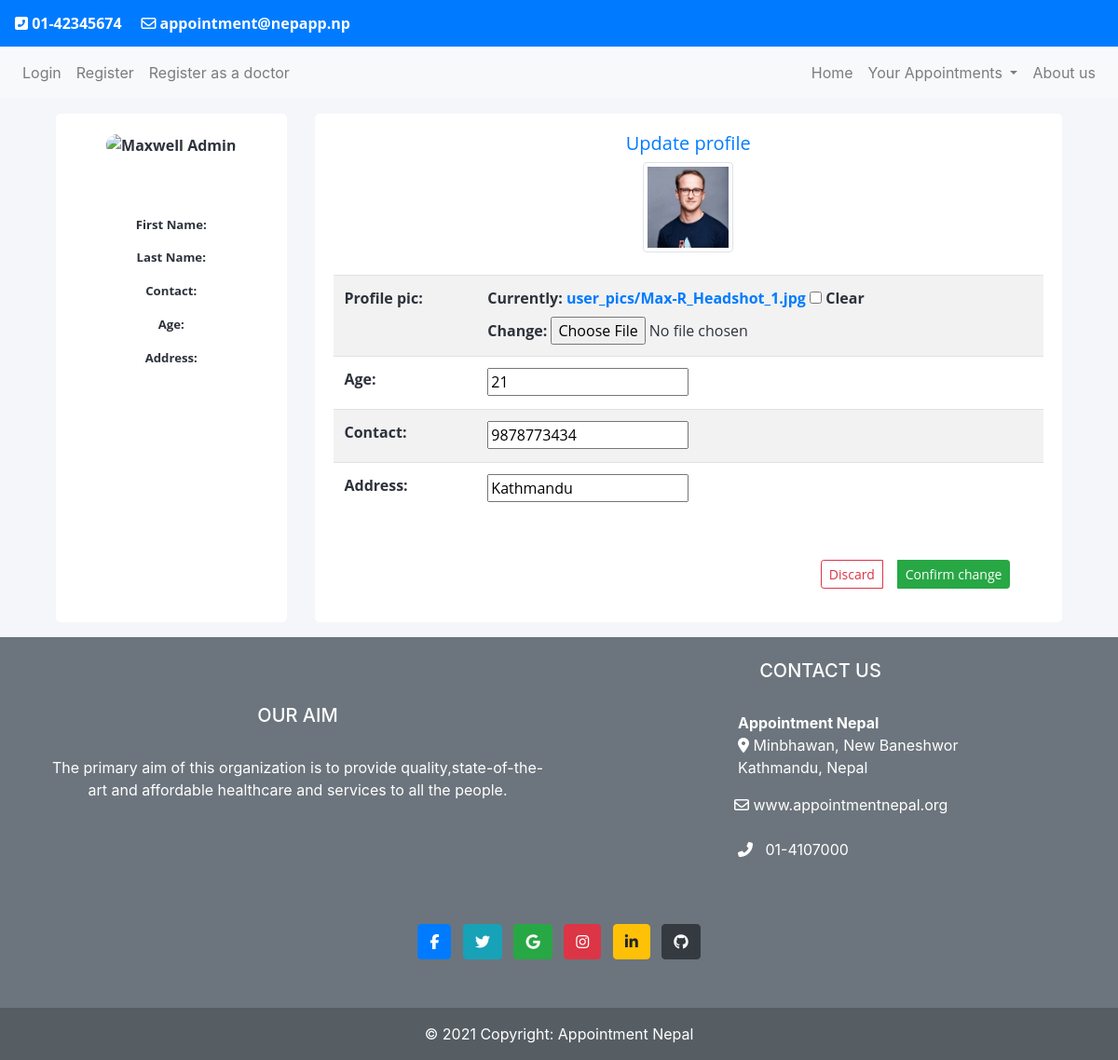
The app's page /update/1, older data.
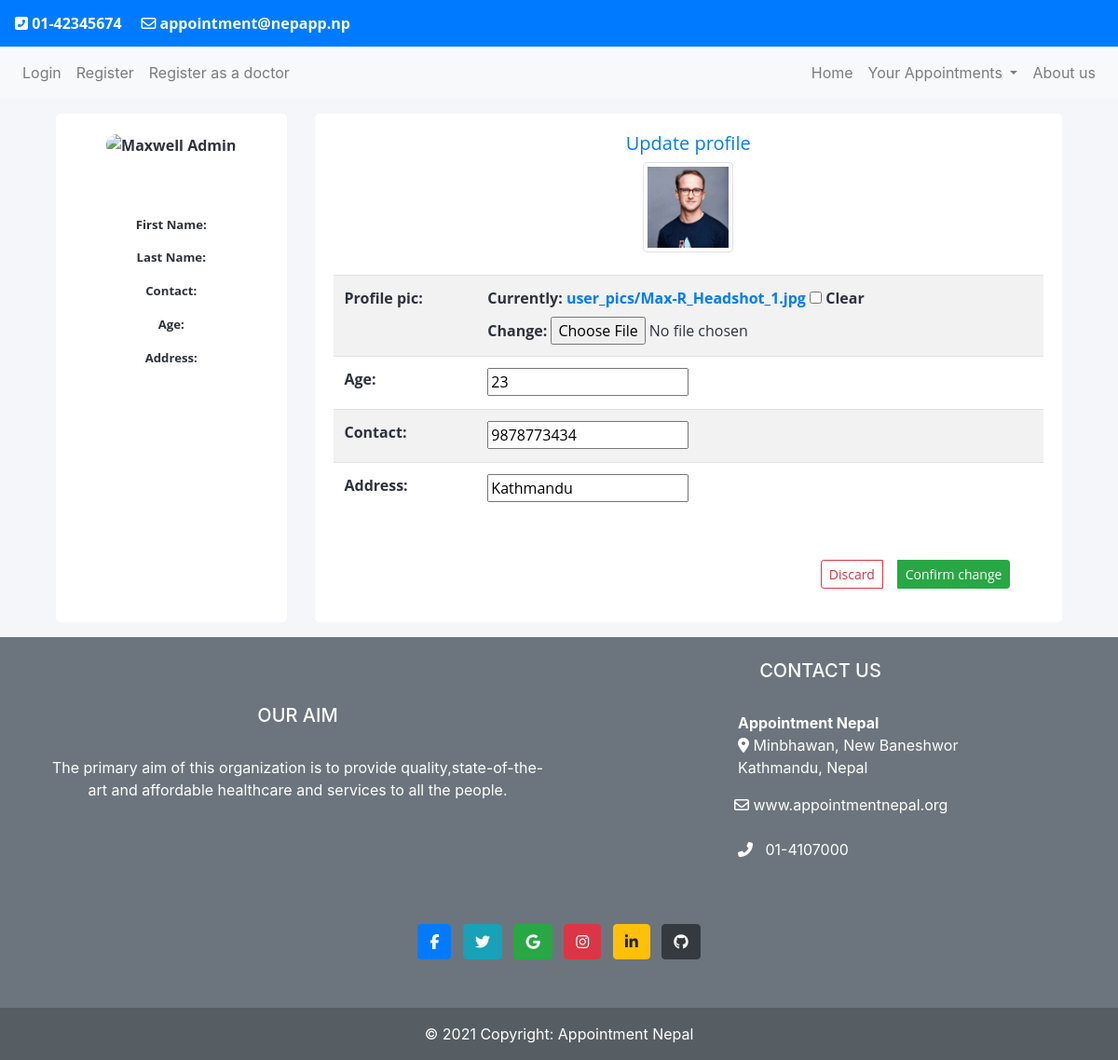
The same page, newer data.
### accounts/models.py (models this page shows, shortened)
class AppUser(models.Model):
    user = models.OneToOneField(User, on_delete=models.CASCADE, related_name='appuser')
    profile_pic= models.ImageField(upload_to='user_pics', null=True, blank=True)
    address= models.CharField(max_length=255, null=True)
    age= models.PositiveIntegerField(null=True)
    contact= models.CharField(max_length=10, null=True)

### accounts/views.py (the view, shortened to what this page needs)
# urls.py: path('update/<pk>', ProfileUpdateView.as_view(), name='profileupdate'),
class ProfileUpdateView(UpdateView):
    model = AppUser
    fields = ['profile_pic','age', 'contact','address']
    success_url =("/app/profile")

### templates/accounts/appuser_form.html (shortened to what this page needs)
{% extends 'mainapp/base.html' %}
{% load static %}
{% block navblock %}
<div class="ok container my-3">
    <div class="container">
        <div class="row gutters">
        <div class="col-xl-3 col-lg-3 col-md-12 col-sm-12 col-12">
        <div class="card h-100">
            <div class="card-body">
                <div class="account-settings">
                    <div class="user-profile">
                        <div class="user-avatar">
                            <img src="{{request.user.appuser.imageUrl}}" alt="Maxwell Admin">
                        </div>
                    </div>
                    <div class="about">
                        <p>First Name: {{request.user.first_name}}</p>
                        <p>Last Name: {{request.user.last_name}}</p>
                        <p>Contact: {{request.user.appuser.contact}}</p>
                        <p>Age: {{request.user.appuser.age}}</p>
                        <p>Address: {{request.user.appuser.address}}</p>
                        <br>
                    </div>
                </div>
            </div>
        </div>
        </div>
        <div class="col-xl-9 col-lg-9 col-md-12 col-sm-12 col-12">
        <div class="card h-100">
            <div class="card-body">
                        <h5 class="mb-2 text-primary text-center fw-light ">Update profile</h5>
                    <form method="POST" enctype="multipart/form-data">
                    <table class="table table-striped">
                        <div class="col-lg-2 mx-auto">
                            <img src="/media/{{form.profile_pic.value}}" alt="pic" height="100" width="100" class="img-thumbnail">
                        </div><br>
                        {{ form.as_table}}
                    </table>
                    <div class="col-lg-4 ml-auto mt-5">
                        <div class="btn-group">
                            <a href="{% url 'mainapp:profile' %}" class='btn btn-outline-danger btn-sm mr-3 ' onclick="return confirm('Do you really want to unchange?')">Discard</a>
                            <button type="submit" class='btn btn-success btn-sm'>Confirm change</button>
                        </div>
                    </div>
                    </form>
            </div>
        </div>
        </div>
        </div>
        </div>
</div>
{% include 'mainapp/footer.html' %}
{% endblock %}

Row changes from the older to the newer data that the page shows:
changed AppUser "Kathmandu": age "21" → "23"
